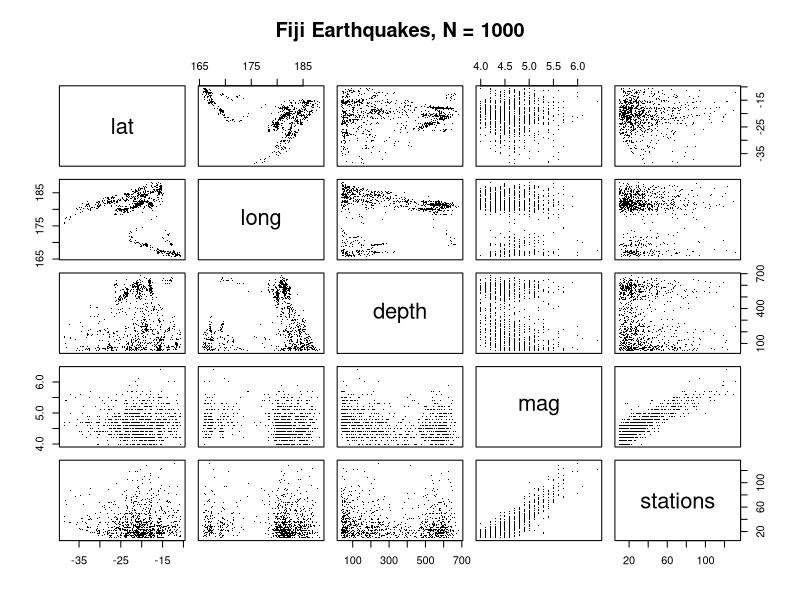

Reproduce this figure in R.
#!/usr/bin/env Rscript
library(graphics)
pairs(quakes,
  main = "Fiji Earthquakes, N = 1000",
  cex.main = 1.2,
  pch = "."
)
